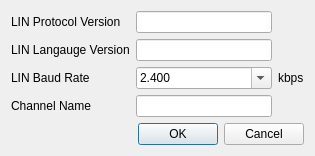
<?xml version="1.0" encoding="UTF-8"?>
<ui version="4.0">
 <class>LDFCLusterPropsDlg</class>
 <widget class="QDialog" name="LDFCLusterPropsDlg">
  <property name="geometry">
   <rect>
    <x>0</x>
    <y>0</y>
    <width>315</width>
    <height>154</height>
   </rect>
  </property>
  <property name="windowTitle">
   <string>LIN Cluster properties</string>
  </property>
  <layout class="QHBoxLayout" name="horizontalLayout">
   <item>
    <layout class="QVBoxLayout" name="verticalLayout">
     <item>
      <layout class="QGridLayout" name="gridLayout">
       <item row="0" column="1">
        <widget class="QLineEdit" name="editProtocolVer"/>
       </item>
       <item row="2" column="2">
        <widget class="QLabel" name="label_4">
         <property name="text">
          <string>kbps</string>
         </property>
        </widget>
       </item>
       <item row="1" column="0">
        <widget class="QLabel" name="label_2">
         <property name="minimumSize">
          <size>
           <width>108</width>
           <height>0</height>
          </size>
         </property>
         <property name="text">
          <string>LIN Langauge Version</string>
         </property>
        </widget>
       </item>
       <item row="2" column="0">
        <widget class="QLabel" name="label_3">
         <property name="minimumSize">
          <size>
           <width>108</width>
           <height>0</height>
          </size>
         </property>
         <property name="text">
          <string>LIN Baud Rate</string>
         </property>
        </widget>
       </item>
       <item row="0" column="0">
        <widget class="QLabel" name="label">
         <property name="minimumSize">
          <size>
           <width>108</width>
           <height>0</height>
          </size>
         </property>
         <property name="text">
          <string>LIN Protocol Version</string>
         </property>
        </widget>
       </item>
       <item row="2" column="1">
        <widget class="QComboBox" name="comboBaudRate">
         <property name="editable">
          <bool>true</bool>
         </property>
         <item>
          <property name="text">
           <string>2.400</string>
          </property>
         </item>
         <item>
          <property name="text">
           <string>9.600</string>
          </property>
         </item>
         <item>
          <property name="text">
           <string>10.417</string>
          </property>
         </item>
         <item>
          <property name="text">
           <string>19.200</string>
          </property>
         </item>
        </widget>
       </item>
       <item row="1" column="1">
        <widget class="QLineEdit" name="editLangaugeVer"/>
       </item>
       <item row="3" column="0">
        <widget class="QLabel" name="labelChannelName">
         <property name="text">
          <string>Channel Name</string>
         </property>
        </widget>
       </item>
       <item row="3" column="1">
        <widget class="QLineEdit" name="editChannelName"/>
       </item>
      </layout>
     </item>
     <item>
      <widget class="QDialogButtonBox" name="buttonOption">
       <property name="standardButtons">
        <set>QDialogButtonBox::Cancel|QDialogButtonBox::Ok</set>
       </property>
      </widget>
     </item>
    </layout>
   </item>
  </layout>
 </widget>
 <layoutdefault spacing="6" margin="11"/>
 <resources/>
 <connections/>
</ui>
